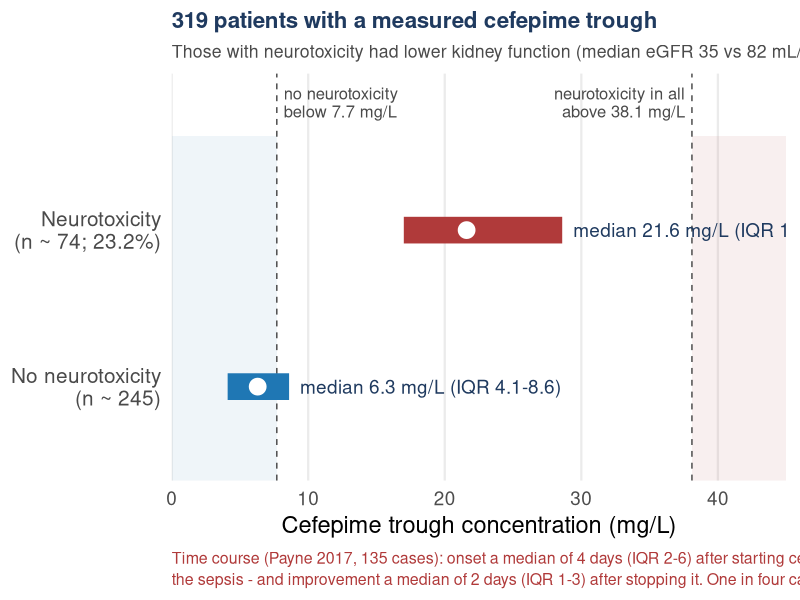

Reproduce this figure in R.
# =============================================================================
# Slide 6. Cefepime trough and neurotoxicity (Boschung-Pasquier 2020, CMI).
#   n = 319 patients with trough measured; neurotoxicity in 23.2 %.
#   Trough without neurotoxicity: median 6.3 mg/L (IQR 4.1-8.6)
#   Trough with neurotoxicity:    median 21.6 mg/L (IQR 17.0-28.6)
#   No neurotoxicity below 7.7 mg/L; neurotoxicity in every patient above 38.1 mg/L.
# Median and IQR drawn as reported; individual points are NOT shown because
# patient-level data are not public.
# =============================================================================
suppressPackageStartupMessages({library(dplyr); library(ggplot2); library(patchwork)})
col_blue <- "#1f77b4"; col_grey <- "#9aa3ad"; col_navy <- "#1f3a5f"; col_dark <- "#4a4a4a"; col_red <- "#b03a3a"
base_theme <- function(bs = 17) theme_minimal(base_size = bs) + theme(panel.grid.minor = element_blank(), plot.title = element_text(face = "bold", color = col_navy, size = bs * 0.95), plot.subtitle = element_text(color = col_dark, size = bs * 0.75), plot.margin = margin(8, 10, 8, 8))

d <- tibble(grp = c("No neurotoxicity\n(n ~ 245)", "Neurotoxicity\n(n ~ 74; 23.2%)"),
            med = c(6.3, 21.6), lo = c(4.1, 17.0), hi = c(8.6, 28.6)) |>
  mutate(grp = factor(grp, grp))
p <- ggplot(d, aes(y = grp)) +
  annotate("rect", xmin = 0, xmax = 7.7, ymin = 0.4, ymax = 2.6, fill = col_blue, alpha = 0.07) +
  annotate("rect", xmin = 38.1, xmax = 45, ymin = 0.4, ymax = 2.6, fill = col_red, alpha = 0.08) +
  geom_vline(xintercept = c(7.7, 38.1), linetype = "dashed", color = col_dark) +
  geom_segment(aes(x = lo, xend = hi, yend = grp), linewidth = 9, color = c(col_blue, col_red), lineend = "butt") +
  geom_point(aes(x = med), size = 6, shape = 21, fill = "white", color = c(col_blue, col_red), stroke = 1.6) +
  geom_text(aes(x = hi + 0.8, label = sprintf("median %.1f mg/L (IQR %.1f-%.1f)", med, lo, hi)), hjust = 0, size = 4.8, color = col_navy) +
  annotate("text", x = 8.2, y = 2.72, label = "no neurotoxicity\nbelow 7.7 mg/L", size = 4.2, color = col_dark, lineheight = 0.9, vjust = 0, hjust = 0) +
  annotate("text", x = 37.6, y = 2.72, label = "neurotoxicity in all\nabove 38.1 mg/L", size = 4.2, color = col_dark, lineheight = 0.9, vjust = 0, hjust = 1) +
  scale_x_continuous(limits = c(0, 45), breaks = seq(0, 40, 10), expand = c(0, 0)) +
  scale_y_discrete(expand = expansion(add = c(0.5, 1.0))) +
  labs(x = "Cefepime trough concentration (mg/L)", y = NULL,
       title = "319 patients with a measured cefepime trough",
       subtitle = "Those with neurotoxicity had lower kidney function (median eGFR 35 vs 82 mL/min/1.73 m\u00b2)",
       caption = "Time course (Payne 2017, 135 cases): onset a median of 4 days (IQR 2-6) after starting cefepime - late enough to be blamed on\nthe sepsis - and improvement a median of 2 days (IQR 1-3) after stopping it. One in four cases occurred on renally appropriate doses.") +
  base_theme(17) + theme(panel.grid.major.y = element_blank(), axis.text.y = element_text(size = 15, lineheight = 0.9, color = col_dark),
                         plot.caption = element_text(hjust = 0, size = 11.5, color = col_red, lineheight = 1.1, margin = margin(t = 10)))
ggsave("figures/cefepime_neurotoxicity.png", p, width = 13, height = 5.9, dpi = 300, bg = "white")
